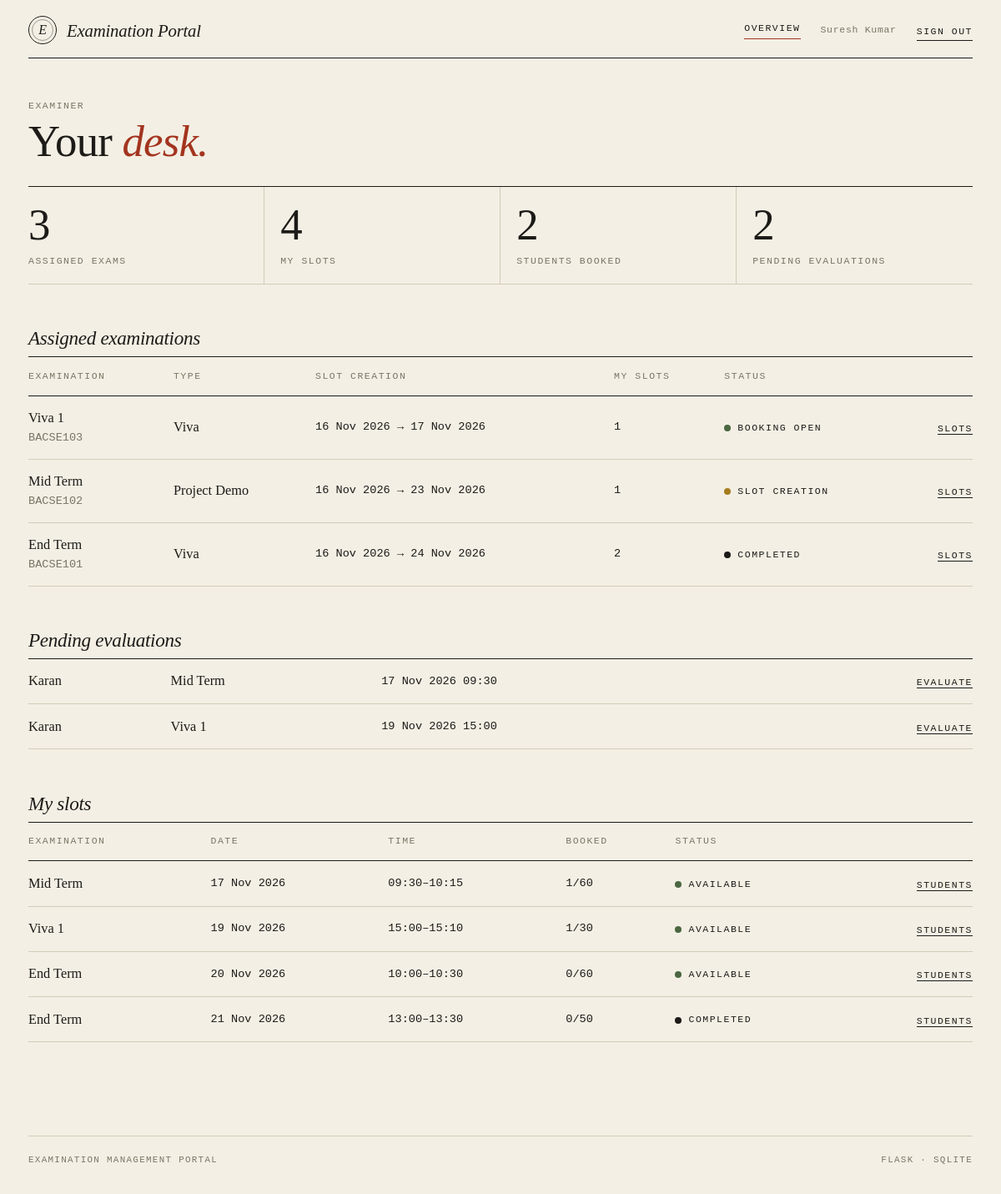
The page /examiner/ (signed in) on the database its author committed.
### tables this page shows
CREATE TABLE users (
    id            INTEGER PRIMARY KEY AUTOINCREMENT,
    email         TEXT NOT NULL UNIQUE,
    password_hash TEXT NOT NULL,
    role          TEXT NOT NULL CHECK (role IN ('admin','examiner','student')),
    full_name     TEXT NOT NULL,
    phone         TEXT,
    department    TEXT,
    status        TEXT NOT NULL DEFAULT 'active'
                  CHECK (status IN ('active','pending','inactive')),
    created_on    TEXT NOT NULL DEFAULT (date('now','localtime'))
);

CREATE TABLE exams (
    id                INTEGER PRIMARY KEY AUTOINCREMENT,
    course_id         INTEGER NOT NULL REFERENCES courses(id),
    name              TEXT NOT NULL,
    type              TEXT NOT NULL
                      CHECK (type IN ('Viva','Practical','Project Demo','Assessment')),
    duration          INTEGER NOT NULL,              -- minutes
    max_marks         INTEGER NOT NULL,
    slot_create_start TEXT NOT NULL,
    slot_create_end   TEXT NOT NULL,
    book_start        TEXT NOT NULL,
    book_end          TEXT NOT NULL,
    status            TEXT NOT NULL DEFAULT 'Draft'
                      CHECK (status IN ('Draft','Slot Creation','Booking Open','Closed','Completed')),
    results_published INTEGER NOT NULL DEFAULT 0
);

CREATE TABLE courses (
    id          INTEGER PRIMARY KEY AUTOINCREMENT,
    code        TEXT NOT NULL UNIQUE,
    name        TEXT NOT NULL,
    description TEXT,
    status      TEXT NOT NULL DEFAULT 'Active' CHECK (status IN ('Active','Inactive'))
);

CREATE TABLE bookings (
    id           INTEGER PRIMARY KEY AUTOINCREMENT,
    student_id   INTEGER NOT NULL REFERENCES users(id),
    slot_id      INTEGER NOT NULL REFERENCES slots(id),
    exam_id      INTEGER NOT NULL REFERENCES exams(id),
    booking_date TEXT NOT NULL DEFAULT (datetime('now','localtime')),
    status       TEXT NOT NULL DEFAULT 'Booked'
                 CHECK (status IN ('Booked','Cancelled','Completed'))
);

CREATE TABLE slots (
    id              INTEGER PRIMARY KEY AUTOINCREMENT,
    exam_id         INTEGER NOT NULL REFERENCES exams(id) ON DELETE CASCADE,
    examiner_id     INTEGER NOT NULL REFERENCES users(id),
    date            TEXT NOT NULL,
    start_time      TEXT NOT NULL,
    end_time        TEXT NOT NULL,
    capacity        INTEGER NOT NULL CHECK (capacity > 0),
    available_seats INTEGER NOT NULL,
    status          TEXT NOT NULL DEFAULT 'Available'
                    CHECK (status IN ('Available','Full','Cancelled','Completed'))
);

### routes/examiner.py (the view)
@bp.route("/")
def dashboard():
    db, me = get_db(), g.user["id"]
    exams = db.execute(
        "SELECT e.*, c.code, (SELECT COUNT(*) FROM slots s WHERE s.exam_id=e.id AND s.examiner_id=?) "
        "AS my_slots FROM exams e JOIN courses c ON c.id=e.course_id "
        "JOIN exam_examiners x ON x.exam_id=e.id WHERE x.examiner_id=? ORDER BY e.id DESC", (me, me)).fetchall()
    slots = db.execute(
        "SELECT s.*, e.name AS exam, (SELECT COUNT(*) FROM bookings b WHERE b.slot_id=s.id "
        "AND b.status='Booked') AS n_booked FROM slots s JOIN exams e ON e.id=s.exam_id "
        "WHERE s.examiner_id=? ORDER BY s.date, s.start_time", (me,)).fetchall()
    pending = db.execute(
        "SELECT b.id, u.full_name AS student, e.name AS exam, s.date, s.start_time "
        "FROM bookings b JOIN slots s ON s.id=b.slot_id JOIN users u ON u.id=b.student_id "
        "JOIN exams e ON e.id=b.exam_id WHERE s.examiner_id=? AND b.status='Booked' "
        "ORDER BY s.date, s.start_time", (me,)).fetchall()
    stats = [("Assigned exams", len(exams)), ("My slots", len(slots)),
             ("Students booked", sum(s["n_booked"] for s in slots)),
             ("Pending evaluations", len(pending))]
    return render_template("examiner/dashboard.html", stats=stats, exams=exams, slots=slots,
                           pending=pending)

### db.py (called while the page is built)
def _connect(path):
    con = sqlite3.connect(path, isolation_level=None)  # we manage transactions
    con.row_factory = sqlite3.Row
    con.execute("PRAGMA foreign_keys = ON")
    return con

def get_db():
    if "db" not in g:
        g.db = _connect(current_app.config["DATABASE"])
    return g.db

### logic.py (called while the page is built)
def csrf_token():
    if "_csrf" not in session:
        session["_csrf"] = secrets.token_hex(16)
    return session["_csrf"]

def csrf_field():
    return Markup('<input type="hidden" name="_csrf" value="%s">' % csrf_token())

### routes/examiner.py (called while the page is built)
@bp.before_request
def guard():
    if not g.user:
        return redirect(url_for("auth.login"))
    if g.user["role"] != "examiner":
        abort(403)
    if g.user["status"] != "active":  # waiting for / withdrawn Admin approval
        return redirect(url_for("auth.pending"))

### templates/examiner/dashboard.html (shortened to what this page needs)
{% extends 'base.html' %}
{% from 'macros.html' import head, numbers, st %}
{% block body %}
{{ head('Examiner', 'Your', 'desk.') }}
{{ numbers(stats) }}
<section class="section">
  <div class="section-head"><h2>Assigned examinations</h2></div>
  {% if exams %}
  <div class="table-responsive"><table class="table">
    <thead><tr><th>Examination</th><th>Type</th><th>Slot creation</th><th>My slots</th><th>Status</th><th></th></tr></thead><tbody>
    {% for e in exams %}
    <tr><td>{{ e.name }}<div class="muted mono">{{ e.code }}</div></td><td>{{ e.type }}</td>
        <td class="mono">{{ e.slot_create_start|dmy }} → {{ e.slot_create_end|dmy }}</td>
        <td class="mono">{{ e.my_slots }}</td><td>{{ st(e.status) }}</td>
        <td class="r"><a class="act" href="{{ url_for('examiner.exam', eid=e.id) }}">slots</a></td></tr>
    {% endfor %}</tbody></table></div>
  {% else %}<div class="empty">The Admin has not assigned you to an examination yet.</div>{% endif %}
</section>
<section class="section">
  <div class="section-head"><h2>Pending evaluations</h2></div>
  {% if pending %}
  <table class="table"><tbody>
    {% for p in pending %}
    <tr><td>{{ p.student }}</td><td>{{ p.exam }}</td><td class="mono">{{ p.date|dmy }} {{ p.start_time }}</td>
        <td class="r"><a class="act" href="{{ url_for('examiner.evaluate', bid=p.id) }}">evaluate</a></td></tr>
    {% endfor %}</tbody></table>
  {% else %}<div class="empty">Nothing waiting for marks.</div>{% endif %}
</section>
<section class="section">
  <div class="section-head"><h2>My slots</h2></div>
  {% if slots %}
  <div class="table-responsive"><table class="table">
    <thead><tr><th>Examination</th><th>Date</th><th>Time</th><th>Booked</th><th>Status</th><th></th></tr></thead><tbody>
    {% for s in slots %}
    <tr><td>{{ s.exam }}</td><td class="mono">{{ s.date|dmy }}</td><td class="mono">{{ s.start_time }}–{{ s.end_time }}</td>
        <td class="mono">{{ s.n_booked }}/{{ s.capacity }}</td><td>{{ st(s.status) }}</td>
        <td class="r"><a class="act" href="{{ url_for('examiner.slot', sid=s.id) }}">students</a></td></tr>
    {% endfor %}</tbody></table></div>
  {% else %}<div class="empty">You have not created any slots.</div>{% endif %}
</section>
{% endblock %}

### templates/base.html (shortened to what this page needs)
<!doctype html>
<html lang="en">
<head>
  <link rel="stylesheet" href="{{ url_for('static', filename='css/bootstrap.min.css') }}">
  <link rel="stylesheet" href="{{ url_for('static', filename='css/style.css') }}">
</head>
<body>
{% block shell %}
<div class="wrap">
  {% include 'nav.html' %}
  <main class="page">
    {% block body %}{% endblock %}
  </main>
  <footer class="foot"><span>Examination Management Portal</span><span>Flask · SQLite</span></footer>
</div>
{% endblock %}
</body>
</html>

### templates/macros.html (shortened to what this page needs)
{% macro st(s) %}<span class="st st-{{ s|slug }}">{{ s }}</span>{% endmacro %}
{% macro head(eyebrow, title, em='', lede='') %}
<div class="page-head">
  <div class="eyebrow">{{ eyebrow }}</div>
  <h1 class="title">{{ title }}{% if em %} <em>{{ em }}</em>{% endif %}</h1>
</div>
{% endmacro %}
{% macro numbers(items) %}
<div class="stats">
  {% for label, n in items %}<div class="stat"><div class="n">{{ n }}</div><div class="eyebrow">{{ label }}</div></div>{% endfor %}
</div>
{% endmacro %}

### templates/nav.html
{% set links = {
  'admin': [('admin.dashboard','Overview'),('admin.courses','Courses'),('admin.exams','Examinations'),
            ('admin.examiners','Examiners'),('admin.students','Students'),('admin.slots','Slots'),
            ('admin.bookings','Bookings')],
  'examiner': [('examiner.dashboard','Overview')],
  'student': [('student.dashboard','Overview'),('student.exams','Examinations'),
              ('student.bookings','Bookings'),('student.results','Results'),('student.profile','Profile')]
} %}
<header class="site-nav">
  <a class="brand" href="{{ url_for('auth.index') }}"><span class="seal">E</span>Examination Portal</a>
  <nav class="nav-links">
    {% if g.user and not (g.user.role == 'examiner' and g.user.status != 'active') %}
      {% for ep, label in links[g.user.role] %}
        {% set u = url_for(ep) %}
        <a href="{{ u }}" class="{{ 'on' if ((request.path == u) if loop.first else request.path.startswith(u)) }}">{{ label }}</a>
      {% endfor %}
    {% endif %}
    {% if g.user %}
      <span class="who">{{ g.user.full_name }}</span>
      <form method="post" action="{{ url_for('auth.logout') }}" class="d-inline">{{ csrf_field() }}
        <button class="act">Sign out</button></form>
    {% endif %}
  </nav>
</header>

### static/css/style.css (style rules this page uses)
:root { --paper: #f3efe4; --paper-2: #e9e3d1; --ink: #1d1b18; --muted: #7b7566; --rule: #d3cbb8; --accent: #a3341f; --ok: #4a6741; --warn: #a67c1f; --serif: "Iowan Old Style", "Palatino Linotype", Palatino, "Book Antiqua", Georgia, serif; --mono: ui-monospace, "SF Mono", "Cascadia Mono", Menlo, Consolas, monospace; }
html, body { background: var(--paper); }
body { color: var(--ink); font-family: var(--serif); font-size: 1.02rem; line-height: 1.6; -webkit-font-smoothing: antialiased; }
a { color: var(--ink); text-decoration-color: var(--accent); text-underline-offset: 3px; }
h1, h2, h3 { font-weight: 400; letter-spacing: -0.015em; }
.wrap { max-width: 1180px; margin: 0 auto; padding: 0 1.5rem; }
.mono { font-family: var(--mono); font-size: .85rem; }
.muted { color: var(--muted); }
.site-nav { display: flex; flex-wrap: wrap; gap: .8rem 2rem; align-items: center; justify-content: space-between; padding: 1.2rem 0 1rem; border-bottom: 1px solid var(--ink); }
.brand { display: flex; align-items: center; gap: .75rem; text-decoration: none; font-style: italic; font-size: 1.3rem; letter-spacing: -.01em; }
.seal { width: 34px; height: 34px; border: 1px solid var(--ink); border-radius: 50%; display: grid; place-items: center; position: relative; font-size: 1rem; }
.seal::after { content: ""; position: absolute; inset: 3px; border: 1px solid var(--ink); border-radius: 50%; opacity: .4; }
.nav-links { display: flex; flex-wrap: wrap; gap: .4rem 1.5rem; align-items: center; }
.nav-links a, .act, .eyebrow, .btn, th, .st, .form-label { font-family: var(--mono); font-size: .72rem; letter-spacing: .13em; text-transform: uppercase; }
.nav-links a { color: var(--muted); text-decoration: none; padding-bottom: 3px; border-bottom: 1px solid transparent; }
.nav-links a:hover, .nav-links a.on { color: var(--ink); }
.nav-links a.on { border-bottom-color: var(--accent); }
.who { font-family: var(--mono); font-size: .72rem; color: var(--muted); letter-spacing: .06em; }
main.page { padding-bottom: 3rem; animation: rise .55s ease both; }
.foot { margin-top: 4rem; padding: 1.2rem 0 2rem; border-top: 1px solid var(--rule); font-family: var(--mono); font-size: .68rem; letter-spacing: .12em; color: var(--muted); text-transform: uppercase; display: flex; justify-content: space-between; }
.eyebrow { color: var(--muted); }
.page-head { margin: 3rem 0 1.6rem; }
.title { font-size: clamp(2.1rem, 4.4vw, 3.4rem); line-height: 1.04; margin: .35rem 0 0; }
.title em, h2 em { color: var(--accent); }
.section { margin-top: 3.2rem; }
.section-head { display: flex; justify-content: space-between; align-items: baseline; border-bottom: 1px solid var(--ink); padding-bottom: .45rem; gap: 1rem; flex-wrap: wrap; }
.section-head h2 { font-size: 1.45rem; font-style: italic; margin: 0; }
.stats { display: grid; grid-template-columns: repeat(auto-fit, minmax(150px, 1fr)); border-top: 1px solid var(--ink); border-bottom: 1px solid var(--rule); }
.stat { padding: 1.2rem 1rem 1.1rem 0; border-right: 1px solid var(--rule); }
.stat + .stat { padding-left: 1.2rem; }
.stat:last-child { border-right: 0; }
.stat .n { font-size: 3.3rem; font-weight: 300; line-height: 1; letter-spacing: -.04em; }
.stat .eyebrow { margin-top: .5rem; }
.table { --bs-table-bg: transparent; --bs-table-color: var(--ink); --bs-table-hover-bg: rgba(29, 27, 24, .035); --bs-table-hover-color: var(--ink); margin: 0; border-color: var(--rule); }
.table > :not(caption) > * > * { background: transparent; box-shadow: none; padding: .85rem .8rem .85rem 0; border-bottom: 1px solid var(--rule); vertical-align: middle; }
.table thead th { color: var(--muted); font-weight: 400; border-bottom: 1px solid var(--ink); white-space: nowrap; }
.table td.r, .table th.r { text-align: right; padding-right: 0; }
.table td.mono { white-space: nowrap; }
.st { display: inline-flex; align-items: center; gap: .5rem; white-space: nowrap; }
.st::before { content: ""; width: .5rem; height: .5rem; border-radius: 50%; background: var(--muted); }
.st-available::before, .st-active::before, .st-booked::before, .st-booking-open::before { background: var(--ok); }
.st-pending::before, .st-draft::before, .st-slot-creation::before { background: var(--warn); }
.st-completed::before { background: var(--ink); }
.act { color: var(--ink); text-decoration: none; border: 0; background: none; padding: 0; border-bottom: 1px solid var(--ink); margin-right: 1rem; cursor: pointer; }
.act:last-child { margin-right: 0; }

### rows shown on the page
users: user.full_name "Suresh Kumar", role "EXAMINER"
exams: name "Viva 1", code "BACSE103", type "Viva", slot_create_start|dmy "16 Nov 2026", slot_create_end|dmy "17 Nov 2026", my_slots "1", status "BOOKING OPEN"
exams: name "Mid Term", code "BACSE102", type "Project Demo", slot_create_start|dmy "16 Nov 2026", slot_create_end|dmy "23 Nov 2026", my_slots "1", status "SLOT CREATION"
exams: name "End Term", code "BACSE101", type "Viva", slot_create_start|dmy "16 Nov 2026", slot_create_end|dmy "24 Nov 2026", my_slots "2", status "COMPLETED"
bookings: student "Karan", exam "Mid Term", date|dmy "17 Nov 2026", start_time "09:30"
bookings: student "Karan", exam "Viva 1", date|dmy "19 Nov 2026", start_time "15:00"
slots: exam "Mid Term", date|dmy "17 Nov 2026", start_time "09:30", end_time "10:15", n_booked "1", capacity "60", status "AVAILABLE"
slots: exam "Viva 1", date|dmy "19 Nov 2026", start_time "15:00", end_time "15:10", n_booked "1", capacity "30", status "AVAILABLE"
slots: exam "End Term", date|dmy "20 Nov 2026", start_time "10:00", end_time "10:30", n_booked "0", capacity "60", status "AVAILABLE"
slots: exam "End Term", date|dmy "21 Nov 2026", start_time "13:00", end_time "13:30", n_booked "0", capacity "50", status "COMPLETED"

### other values the page prints
{{ label }} "OVERVIEW"
{{ title }} "Your"
{{ em }} "desk."
{{ n }} "3" "4" "2" "2"
{{ label }} "ASSIGNED EXAMS" "MY SLOTS" "STUDENTS BOOKED" "PENDING EVALUATIONS"
